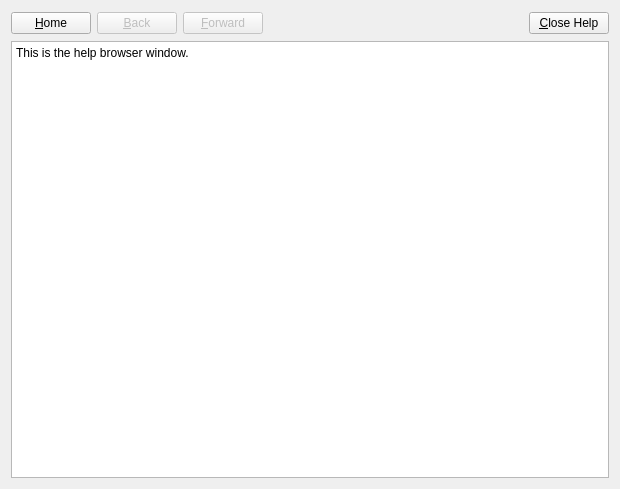
<ui version="4.0" >
 <author>Hendrik Sirges</author>
 <comment>Base class for a help browser</comment>
 <class>GuiHelpWindowBase</class>
 <widget class="QWidget" name="GuiHelpWindowBase" >
  <property name="geometry" >
   <rect>
    <x>0</x>
    <y>0</y>
    <width>620</width>
    <height>489</height>
   </rect>
  </property>
  <property name="windowTitle" >
   <string>Moneypenny Hilfe: Hauptseite</string>
  </property>
  <layout class="QVBoxLayout" >
   <item>
    <layout class="QHBoxLayout" >
     <item>
      <widget class="QPushButton" name="buttonHome" >
       <property name="text" >
        <string>&amp;Home</string>
       </property>
      </widget>
     </item>
     <item>
      <widget class="QPushButton" name="buttonBack" >
       <property name="enabled" >
        <bool>false</bool>
       </property>
       <property name="sizePolicy" >
        <sizepolicy vsizetype="Fixed" hsizetype="Minimum" >
         <horstretch>0</horstretch>
         <verstretch>0</verstretch>
        </sizepolicy>
       </property>
       <property name="text" >
        <string>&amp;Back</string>
       </property>
      </widget>
     </item>
     <item>
      <widget class="QPushButton" name="buttonForward" >
       <property name="enabled" >
        <bool>false</bool>
       </property>
       <property name="sizePolicy" >
        <sizepolicy vsizetype="Fixed" hsizetype="Minimum" >
         <horstretch>0</horstretch>
         <verstretch>0</verstretch>
        </sizepolicy>
       </property>
       <property name="text" >
        <string>&amp;Forward</string>
       </property>
      </widget>
     </item>
     <item>
      <spacer>
       <property name="orientation" >
        <enum>Qt::Horizontal</enum>
       </property>
       <property name="sizeType" >
        <enum>QSizePolicy::Expanding</enum>
       </property>
       <property name="sizeHint" >
        <size>
         <width>250</width>
         <height>24</height>
        </size>
       </property>
      </spacer>
     </item>
     <item>
      <widget class="QPushButton" name="buttonClose" >
       <property name="text" >
        <string>&amp;Close Help</string>
       </property>
       <property name="shortcut" >
        <string>Esc</string>
       </property>
      </widget>
     </item>
    </layout>
   </item>
   <item>
    <widget class="QTextBrowser" name="textBrowser" >
     <property name="frameShape" >
      <enum>QFrame::StyledPanel</enum>
     </property>
     <property name="frameShadow" >
      <enum>QFrame::Sunken</enum>
     </property>
     <property name="lineWidth" >
      <number>1</number>
     </property>
     <property name="readOnly" >
      <bool>true</bool>
     </property>
     <property name="html" >
      <string>&lt;html>&lt;head>&lt;meta name="qrichtext" content="1" />&lt;style type="text/css">
p, li { white-space: pre-wrap; }
&lt;/style>&lt;/head>&lt;body style=" font-family:'Sans Serif'; font-size:9pt; font-weight:400; font-style:normal;">
&lt;p style=" margin-top:0px; margin-bottom:0px; margin-left:0px; margin-right:0px; -qt-block-indent:0; text-indent:0px;">This is the help browser window.&lt;/p>&lt;/body>&lt;/html></string>
     </property>
    </widget>
   </item>
  </layout>
 </widget>
 <layoutdefault spacing="6" margin="11" />
 <pixmapfunction>qPixmapFromMimeSource</pixmapfunction>
 <resources/>
 <connections/>
</ui>
